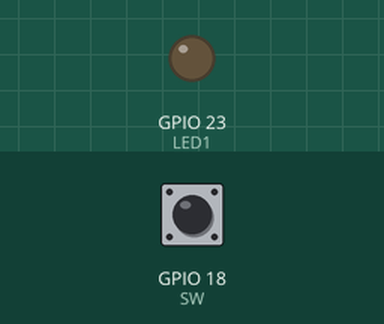
Simulated run of this program. Board: Raspberry Pi (BCM pin numbers). On the bench: output pins drawn as LEDs (lit = HIGH). The inputs (shaded band) are chosen by the test bench; at power-on: GPIO 18 (SW) HIGH.

Above: at 1.2 s.
1.3 s: GPIO 18 (SW) pulled LOW for 3.2 s
At 5.0 s:
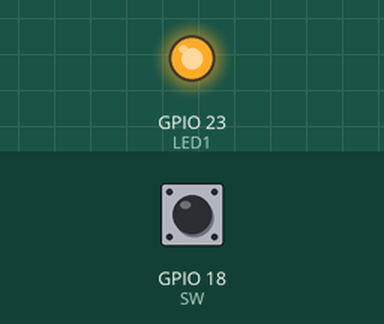
6.0 s: GPIO 18 (SW) pulled LOW for 0.15 s
At 6.3 s:
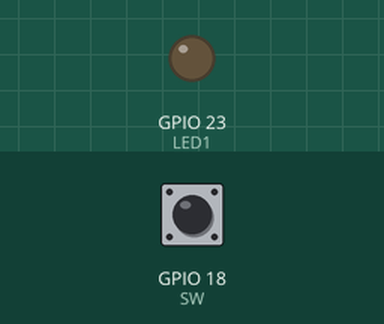
Timing chart, 0 to 9.0 s (numbered marks = the images above; inputs shaded):
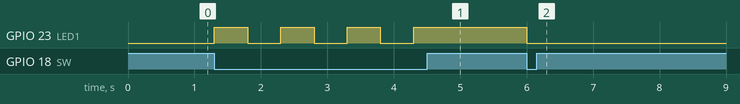

The program:

switch_test_1.py
```python
import RPi.GPIO as GPIO        #GPIO를 사용하기 위해 추가
import time                    #time.sleep을 사용하기 위해 추가

LED1 = 23
SW = 18

GPIO.setmode(GPIO.BCM)        #BCM을 이용하면 GPIO num으로 표시, BOARD를 이용하면 Pin num으로 표시.
GPIO.setup(LED1, GPIO.OUT)    #GPIO23를 사용선언
GPIO.setup(SW, GPIO.IN, pull_up_down=GPIO.PUD_UP) #풀업 설정

key_state = False # 키 상태 저장 변수

while True:
	if GPIO.input(SW) == False: # 버튼을 눌렀을 때
		key_state = not key_state
		GPIO.output(LED1, key_state)
		time.sleep(0.5) # 중복 입력 방지를 위한 0.5초 대기
GPIO.cleanup()                #GPIO 초기화
```

Measured:
- after the input at 1.3 s, GPIO 23 (LED1): alternates HIGH for 0.50 s and LOW for 0.50 s, 7 changes in all, then stays HIGH, starting at once
- after the input at 6.0 s, GPIO 23 (LED1): HIGH → LOW at once
